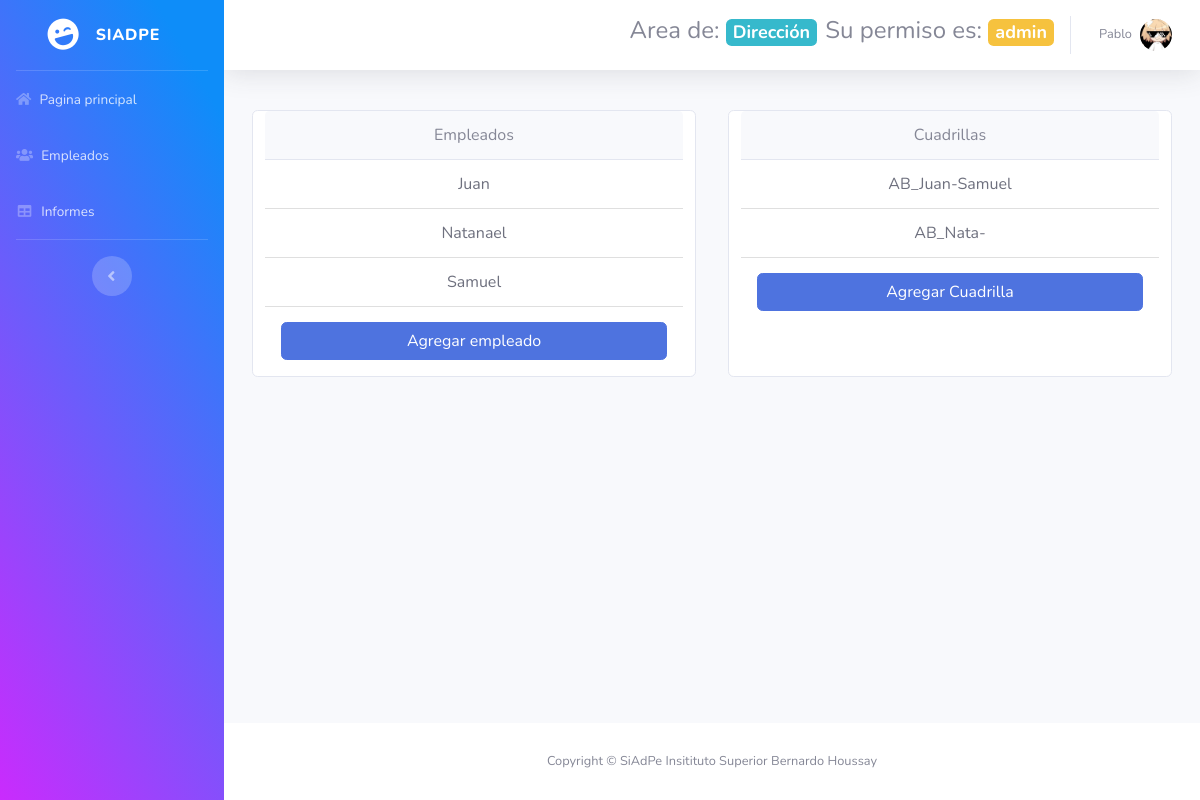
The app's page /dashboardAdmin/empleados.php (signed in) with its own data.
### tables this page shows
CREATE TABLE IF NOT EXISTS `usuarios` (
  `id` int(11) NOT NULL AUTO_INCREMENT,
  `usuario` varchar(300) NOT NULL,
  `password` varchar(300) NOT NULL,
  `idRol` int(11) NOT NULL,
  `nombre` varchar(300) NOT NULL,
  `habilitado` tinyint(4) NOT NULL,
  PRIMARY KEY (`id`),
  KEY `idRol` (`idRol`)
);

CREATE TABLE IF NOT EXISTS `cuadrillas` (
  `id` int(11) NOT NULL AUTO_INCREMENT,
  `nombre` varchar(100) NOT NULL,
  `id_area` int(11) NOT NULL,
  PRIMARY KEY (`id`),
  KEY `id_area` (`id_area`)
);

### dashboardAdmin/empleados.php (the view, shortened to what this page needs)
<?php require_once "vistas/parte_superior.php"?>
<?php
$objeto = new Conexion();
$conexion = $objeto->Conectar();
$consulta = "SELECT Usuarios.nombre FROM Empleados INNER JOIN Usuarios ON Empleados.id_usuario = Usuarios.id ORDER BY nombre ASC";
$resultado = $conexion->prepare($consulta);
$resultado->execute();
$dataEmpleados=$resultado->fetchAll(PDO::FETCH_ASSOC);
$consulta = "SELECT nombre FROM `cuadrillas`";
$resultado = $conexion->prepare($consulta);
$resultado->execute();
$dataCuadrillas=$resultado->fetchAll(PDO::FETCH_ASSOC);
?>
<div class="container text-center">
  <div class="row row-cols-2">
    <div class="card col m-3">
      <div class="card-header">
        Empleados
      </div>
      <ul class="list-group list-group-flush">
        <?php
        foreach($dataEmpleados as $dat) {
          ?>
          <li class="list-group-item list-group-item-action"><?php echo $dat['nombre'] ?></li>
        <?php
        }
        ?>
      </ul>
      <button id="btnNuevoEmpleado" type="button" class="btn btn-primary m-3" data-toggle="modal">Agregar empleado</button>
    </div>
    <div class="card col m-3">
      <div class="card-header">
        Cuadrillas
      </div>
      <ul class="list-group list-group-flush">
      <?php
        foreach($dataCuadrillas as $dat) {
          ?>
          <li class="list-group-item list-group-item-action"><?php echo $dat['nombre'] ?></li>
        <?php
        }
        ?>
      </ul>
      <button id="btnNuevaCuadrilla" type="button" class="btn btn-primary row m-3">Agregar Cuadrilla</button>
    </div>
  </div>
</div>
<?php require_once "vistas/parte_inferior.php"?>

### records on screen
usuarios: nombre "Juan"
usuarios: nombre "Natanael"
usuarios: nombre "Samuel"
cuadrillas: nombre "AB_Juan-Samuel"
cuadrillas: nombre "AB_Nata-"

### other values on screen
$_SESSION["s_area"] "Dirección"
$_SESSION["s_rol_descripcion"] "admin"
$_SESSION["s_nombre"] "Pablo"
